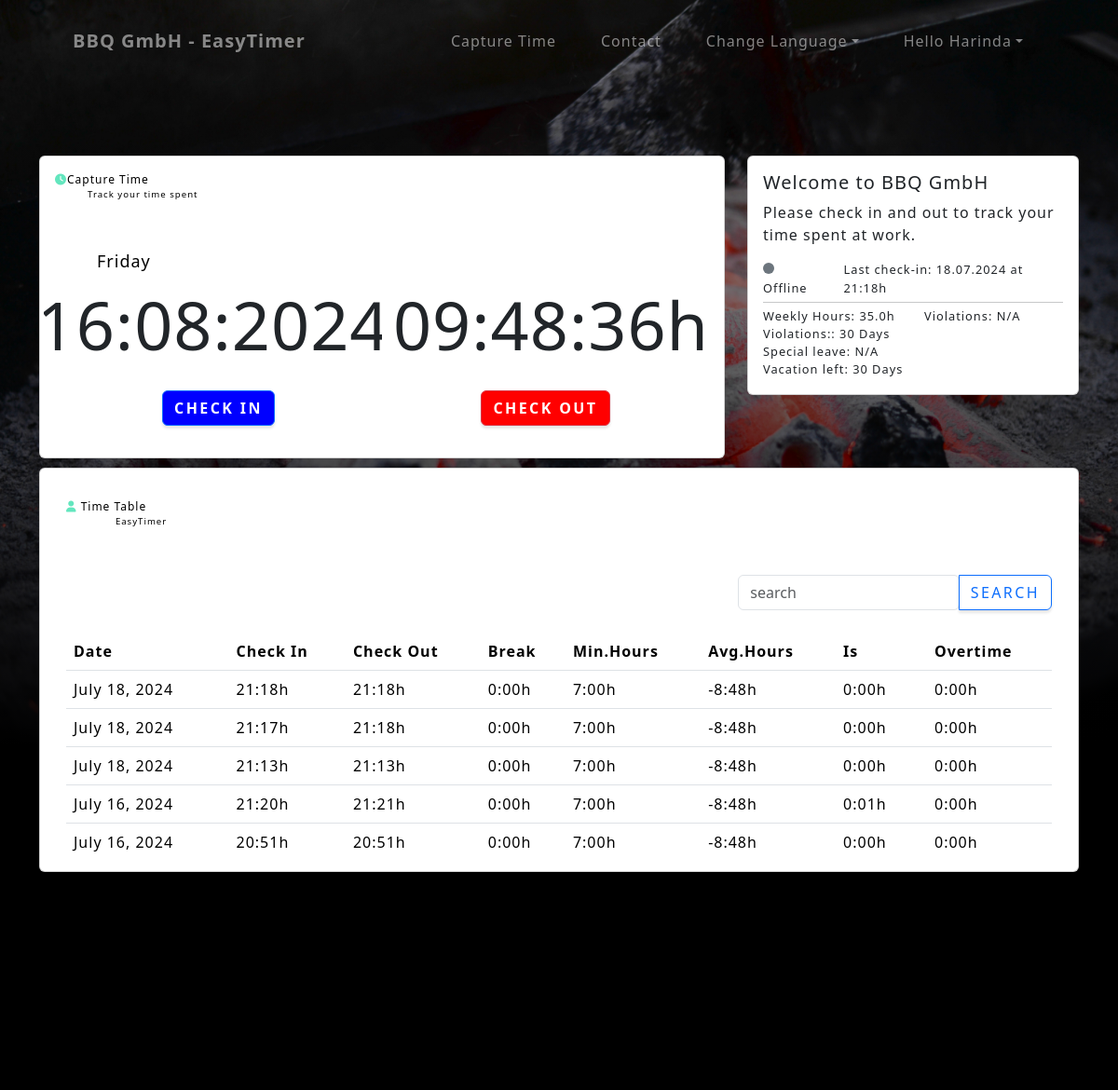
Page /home/ (signed in, upper part) on the earlier database version.
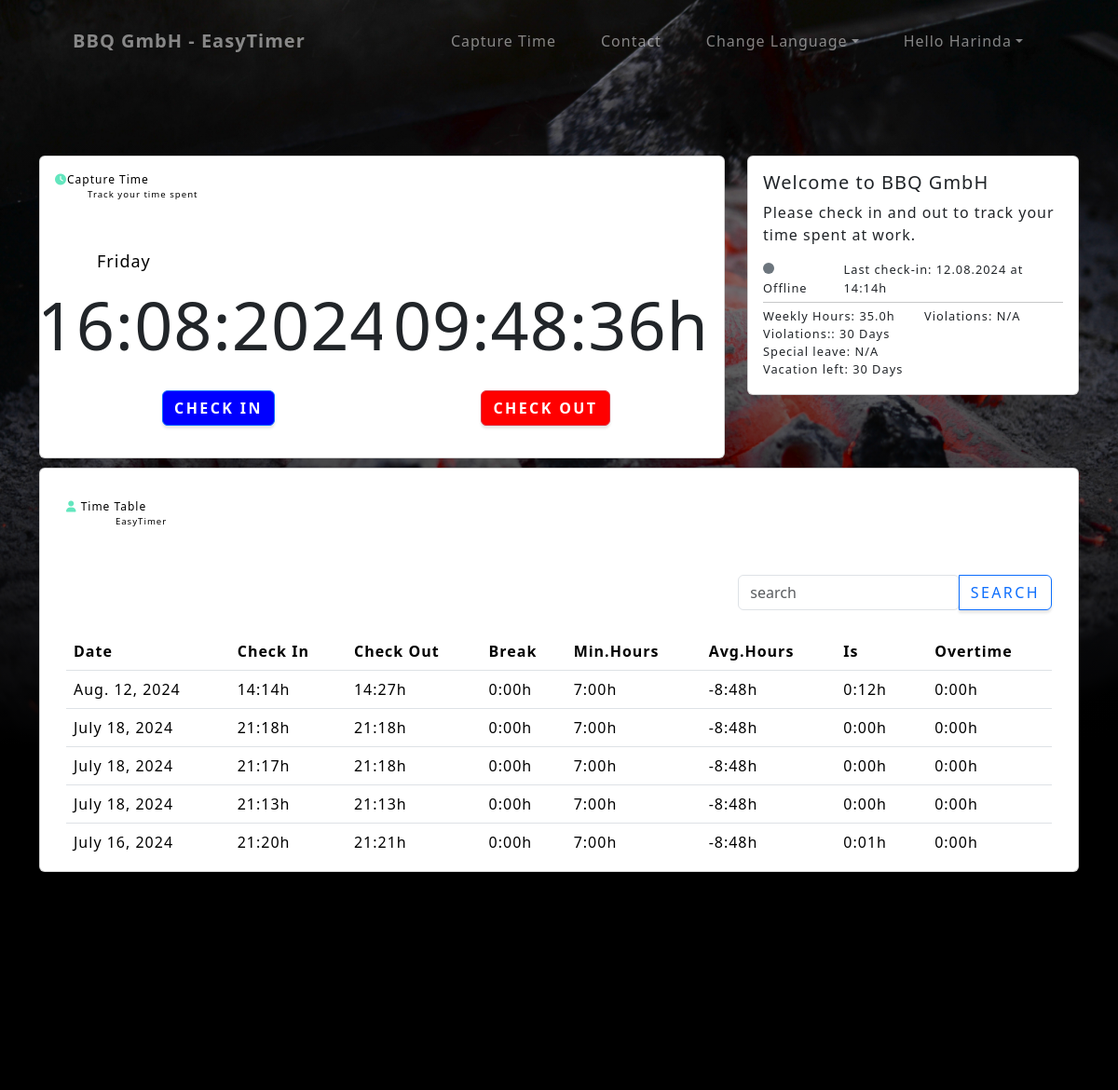
Same page on the later database version.
### bbq_gmbh_app/models.py (models this page shows, shortened)
class Arbeitsstunden(models.Model):
    PAUSE_CHOICES = [
    (timedelta(hours=1), '1:00'),
    (timedelta(minutes=45), '0:45'),
    (timedelta(minutes=30), '0:30'),
    (timedelta(minutes=15), '0:15'),
    (timedelta(minutes=0), '0:00'),
    ]
    mitarbeiter = models.ForeignKey(Mitarbeiter, on_delete=models.CASCADE)
    datum = models.DateField(blank=True, null=True)
    beginn = models.TimeField(blank=True, null=True)
    ende = models.TimeField(blank=True, null=True)
    status = models.BooleanField(default=False)
    pause = models.DurationField(choices=PAUSE_CHOICES, default=timedelta(hours=1))
    arbeitszeitTag = models.DurationField(default=timedelta())
    minArbeitszeitTag = models.DurationField(default=timedelta())
    maxArbeitszeitTag = models.DurationField(default=timedelta(hours=10))
    averageArbeitszeit = models.DurationField(default=timedelta())
    gleitzeitTag = models.DurationField(default=timedelta())
    ueberstunden = models.DurationField(default=timedelta())
    arbeitszeitGes = models.DurationField(default=timedelta())

### bbq_gmbh_app/views.py (the view)
# urls.py: path('home/', views.home, name='home'),
@login_required(login_url='signin')
def home(request):
    arbeitsstunden = Arbeitsstunden.objects.filter(mitarbeiter=request.user)
    weekHours = request.user.wochenarbeitszeit.total_seconds() / 3600
    urlaub = Urlaub.objects.filter(mitarbeiter=request.user)
    return render(request, 'bbq_gmbh_app/home.html', {'arbeitsstunden': arbeitsstunden,
                                                        'weekHours': weekHours,
                                                        'urlaub': urlaub,
                                                        })

### bbq_gmbh_app/templatetags/durationFilters.py (called while the page is built)
@register.filter
def duration(value):
    if value is None:
        return None
    total_seconds = int(value.total_seconds())
    hours, remainder = divmod(total_seconds, 3600)
    minutes, _ = divmod(remainder, 60)
    return '{}:{:02}'.format(hours, minutes)

### bbq_gmbh_app/templates/bbq_gmbh_app/home.html (shortened to what the changed rows need)
{% extends 'base.html' %}
{% load static %}
{% load i18n %}
{% load tz %}
{% block content %}
<header class="masthead">
    <div class="container">
        <div class="content_top " id="capture_time">
            <div class="row">
                <div class="col-md-4">
                    <div class="card">
                        <div class="card-body" id="infobox">
                            {% include 'bbq_gmbh_app/_infoBox.html' %}
                        </div>
                    </div>
                </div>
            </div>
        </div>
        <div class="row">
            <div class="col-md-12">
                <div class="card" id="myElement">
                    <div class="card-body">
                        <div class="container mt-3">
                            <br>
                            <div class="table-responsive" style="max-height: 30vh; overflow: auto;">
                            <table class="table table-hover">
                                <thead>
                                <tr>
                                    <th style="position: sticky; top: 0; background: white;">{% trans 'homeID_9' %}</th>
                                    <th style="position: sticky; top: 0; background: white;">{% trans 'homeID_10' %}</th>
                                    <th style="position: sticky; top: 0; background: white;">{% trans 'homeID_11' %}</th>
                                    <th style="position: sticky; top: 0; background: white;">{% trans 'homeID_12' %}</th>
                                    <th style="position: sticky; top: 0; background: white;">{% trans 'homeID_16' %}</th>
                                    <th style="position: sticky; top: 0; background: white;">{% trans 'homeID_17' %}</th>
                                    <th style="position: sticky; top: 0; background: white;">{% trans 'homeID_18' %}</th>
                                    <th style="position: sticky; top: 0; background: white;">{% trans 'homeID_14' %}</th>
                                </tr>
                                </thead>
                                <tbody id="table_body">
                                    {% include "bbq_gmbh_app/_timeTable.html" %}
                                </tbody>
                            </table>
                            </div>
                        </div>
                    </div>
                </div>
            </div>
        </div>
    </div>
</header>
{% endblock content %}

### bbq_gmbh_app/templates/bbq_gmbh_app/_infoBox.html
{% load i18n %}
<h5 class="card-title">{% trans 'infoBoxID_1' %}</h5>
<p class="card-text" style="font-size: 1rem;">{% trans 'infoBoxID_2' %}</p>
<div class="row" style="font-size: 0.8rem">
    <div class="col-md-3">
        {% if arbeitsstunden.last.status %}
        <p class="card-text" ><span class="dot dot_online"></span> {% trans 'infoBoxID_3' %}</p>
        {% else %}
        <p class="card-text"><span class="dot bg-secondary"></span> {% trans 'infoBoxID_4' %}</p>
        {% endif %}
    </div>
    <div class="col">
        <p class="card-text">{% trans 'infoBoxID_5' %} {{ arbeitsstunden.last.datum|date:"d.m.Y" }} {% trans 'infoBoxID_6' %} {{ arbeitsstunden.last.beginn|time:"H:i" }}{% trans 'infoBoxID_7' %}</p>
    </div>
</div>
<hr style="margin: 5px 0;">
<div class="row" style="font-size: 0.8rem">
    <div class="col">
        <p class="card-text">{% trans 'infoBoxID_8' %} {{ weekHours }}{% trans 'infoBoxID_20' %}</p>
    </div>
    <div class="col">
        {% if violations %}
        <p class="card-text">{% trans 'infoBoxID_9' %}</p>
        {% else %}
        <p class="card-text">{% trans 'infoBoxID_10' %}</p>
        {% endif %}
    </div>
</div>
<div class="row" style="font-size: 0.8rem">
    <div class="col">
        {% if urlaub.last.vertraglicheUrlaubstage %}
        <p class="card-text">{% trans 'infoBoxID_11' %}: {{ urlaub.last.vertraglicheUrlaubstage }} {% trans 'infoBoxID_12' %}</p>
        {% else %}
        <p class="card-text">{% trans 'infoBoxID_13' %}</p>
        {% endif %}
    </div>
</div>
<div class="row" style="font-size: 0.8rem">
    <div class="col">
        {% if urlaub.last.sonderurlaub %}
        <p class="card-text">{% trans 'infoBoxID_14' %}: {{ urlaub.last.sonderurlaub }} {% trans 'infoBoxID_15' %}</p>
        {% else %}
        <p class="card-text">{% trans 'infoBoxID_16' %}</p>
        {% endif %}
    </div>
</div>
<div class="row" style="font-size: 0.8rem">
    <div class="col">
        {% if urlaub.last.resturlaub %}
        <p class="card-text">{% trans 'infoBoxID_17' %}: {{ urlaub.last.resturlaub }} {% trans 'infoBoxID_18' %}</p>
        {% else %}
        <p class="card-text">{% trans 'infoBoxID_19' %}</p>
        {% endif %}
    </div>
</div>

### bbq_gmbh_app/templates/bbq_gmbh_app/_timeTable.html
{% load durationFilters %}
{% load i18n %}
{% if request.user.is_authenticated %}
    {% for user in arbeitsstunden|dictsortreversed:"id" %}
    <tr>
        <td>{{ user.datum }}</td>
        {% if user.beginn %}
            <td>{{ user.beginn|time:"H:i" }}h</td>
        {% else %}
            <td>---</td>
        {% endif %}
        {% if user.ende %}
            <td>{{ user.ende|time:"H:i" }}h</td>
        {% else %}
            <td>---</td>
        {% endif %}
        <td>{{ user.pause|duration }}h</td>
        <td>{{ user.minArbeitszeitTag|duration }}h</td>
        <td>{{ user.averageArbeitszeit|duration }}h</td>
        <td>{{ user.arbeitszeitTag|duration }}h</td>
        <td>{{ user.gleitzeitTag|duration }}h</td>
    </tr>
    {% empty %}
    <tr>
        <td colspan="8">{% trans 'timeTableID_1' %}</td>
    </tr>
    {% endfor %}
{% else %}
    <tr>
        <td colspan="8">{% trans 'timeTableID_2' %}</td>
    </tr>
{% endif %}

Differences in the rows shown:
no longer on this page (row unchanged): Arbeitsstunden: datum "July 16, 2024", beginn "20:51", ende "20:51", pause|duration "0:00", minArbeitszeitTag|duration "7:00", averageArbeitszeit|duration "-8:48", arbeitszeitTag|duration "0:00", gleitzeitTag|duration "0:00"
added Arbeitsstunden: last.datum "12.08.2024", last.beginn "14:14", datum "Aug. 12, 2024", beginn "14:14", ende "14:27", pause|duration "0:00", minArbeitszeitTag|duration "7:00", averageArbeitszeit|duration "-8:48", arbeitszeitTag|duration "0:12", gleitzeitTag|duration "0:00"
Other differences:
{{ arbeitsstunden.last.datum|date:"d.m.Y" }}: "18.07.2024" → "12.08.2024"
{{ arbeitsstunden.last.beginn|time:"H:i" }}: "21:18" → "14:14"
